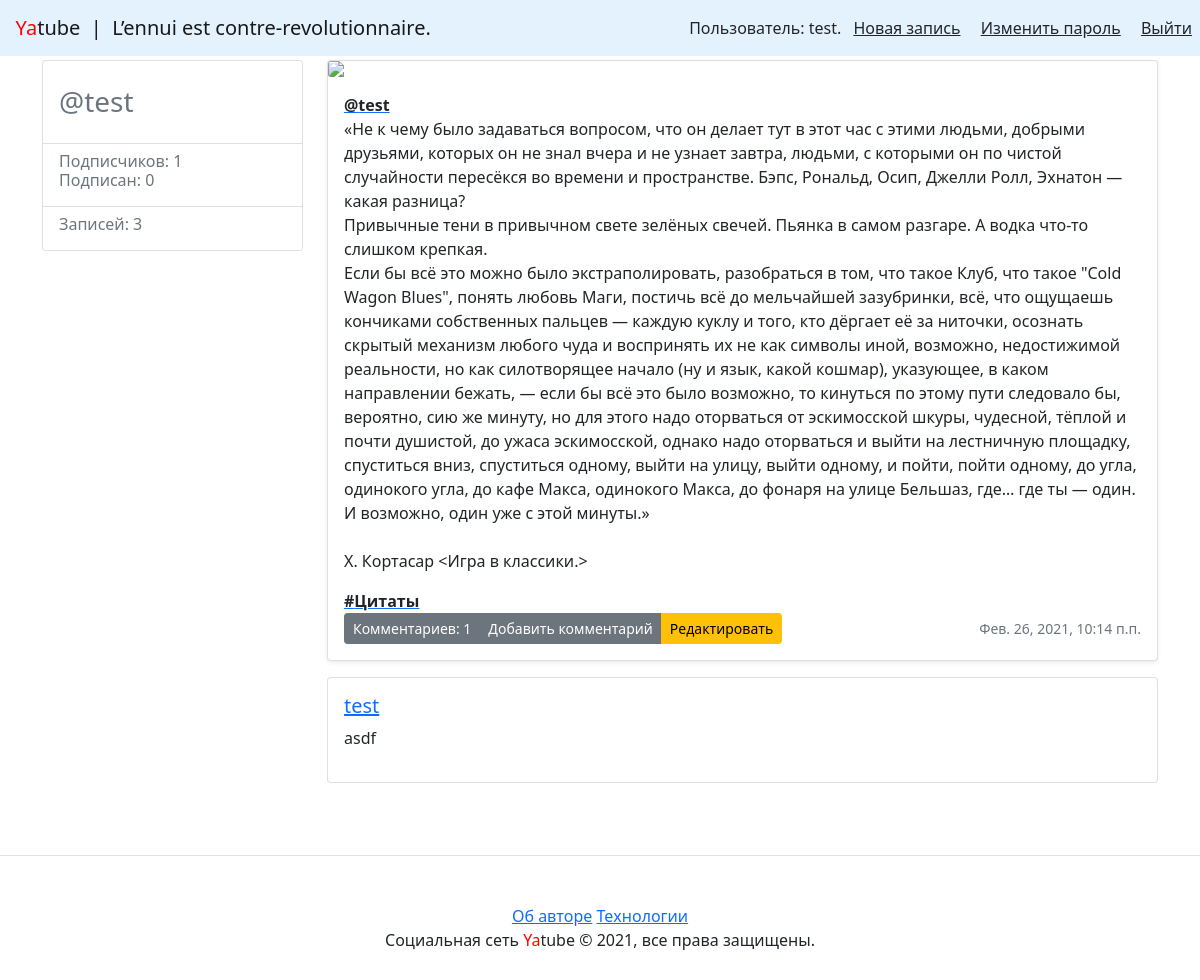
Screenshot of /test/3/ (signed in) with the database file from the repository.
### posts/models.py (models this page shows, shortened)
class Post(models.Model):
    text = models.TextField(verbose_name="Текст поста",
                            help_text="Напишите текст поста")
    pub_date = models.DateTimeField(verbose_name="дата публикации",
                                    auto_now_add=True)
    author = models.ForeignKey(User,
                               on_delete=models.CASCADE,
                               related_name="posts")
    group = models.ForeignKey(Group,
                              verbose_name="Группа",
                              help_text="Выберите группу",
                              on_delete=models.SET_NULL,
                              blank=True, null=True, related_name="posts")
    image = models.ImageField(upload_to="posts/", blank=True, null=True)
    class Meta:
        ordering = ("-pub_date",)

class Group(models.Model):
    title = models.CharField(max_length=200,
                             blank=True,
                             null=True)
    slug = models.SlugField(unique=True)
    description = models.TextField()

class Comment(models.Model):
    text = models.TextField(verbose_name="Комментарий",
                            help_text="Напишите комментарий")
    created = models.DateTimeField(verbose_name="дата публикации",
                                   auto_now_add=True)
    author = models.ForeignKey(User,
                               on_delete=models.CASCADE,
                               related_name="comments")
    post = models.ForeignKey(Post,
                             on_delete=models.SET_NULL,
                             blank=True, null=True, related_name="comments")
    class Meta:
        ordering = ("-created",)

### posts/views.py (the view)
# urls.py: path("<str:username>/<int:post_id>/", views.post_view, name="post"),
def post_view(request, username, post_id):
    author = get_object_or_404(User, username=username)
    post = get_object_or_404(Post, pk=post_id, author__username=username)
    comment_list = post.comments.all()
    form = CommentForm(request.POST or None)
    following = False
    if request.user.is_authenticated:
        follower_list = request.user.follower.values_list("author_id",
                                                          flat=True)
        if author.id in follower_list:
            following = True
    return render(
        request,
        "post.html",
        {
            "post": post,
            "author": post.author,
            "comments": comment_list,
            "form": form,
            "following": following,
        }
    )

### templates/post.html
{% extends "base.html" %}
{% block content %}
<main role="main" class="container">
    <div class="row">
            {% include "includes/author_id.html" %}
            <div class="col-md-9">
                {% include "includes/post_item.html" with post=post view=True %}
                {% include "includes/comments_list.html" %}
            </div>
    </div>
</main>
{% endblock %}

### templates/includes/nav.html
<nav class="navbar navbar-light" style="background-color: #e3f2fd;">
    <a class="navbar-brand" href="{% url 'index' %}"><span style="color:red">   Ya</span>tube  |  L’ennui est contre-revolutionnaire.</a>
    <nav class="my-2 my-md-0 mr-md-3">
        {% if user.is_authenticated %}
            Пользователь: {{ user.username }}.
            <a class="p-2 text-dark" href="{% url 'new_post' %}">Новая запись</a>
            <a class="p-2 text-dark" href="{% url 'password_change' %}">Изменить пароль</a>
            <a class="p-2 text-dark" href="{% url 'logout' %}">Выйти</a>
        {% else %}
            <a class="p-2 text-dark" href="{% url 'login' %}">Войти</a> |
            <a class="p-2 text-dark" href="{% url 'signup' %}">Регистрация</a>
        {% endif %}
    </nav>
</nav>

### templates/includes/author_id.html (shortened to what this page needs)
<div class="col-md-3 mb-3 mt-1">
        <div class="card">
                <div class="card-body">
                        <div class="h3 text-muted">
                            @{{ author.username }}
                        </div>
                </div>
                <ul class="list-group list-group-flush">
                        <li class="list-group-item">
                                <div class="h6 text-muted">
                                Подписчиков: {{ author.following.count }} <br />
                                Подписан: {{ author.follower.count }}
                                </div>
                        </li>
                        <li class="list-group-item">
                                <div class="h6 text-muted">
                                    Записей: {{ author.posts.count }}
                                </div>
                        </li>
                </ul>
        </div>
</div>

### templates/includes/post_item.html (shortened to what this page needs)
<div class="card mb-3 mt-1 shadow-sm">
  {% load thumbnail %}
    {% if view %}
      {% thumbnail post.image "1100" crop="center" upscale=True as im %}
  <img class="card-img" src="{{ im.url }}" />
      {% endthumbnail %}
    {% endif %}
  <div class="card-body">
    <p class="card-text">
      <a name="post_{{ post.id }}" href="{% url 'profile' post.author.username %}">
        <strong class="d-block text-dark">@{{ post.author }}</strong>
      </a>
      {{ post.text|linebreaksbr }}
    </p>
    {% if post.group %}
    <a class="card-link muted" href="{% url 'group' post.group.slug %}">
      <strong class="d-block text-dark">#{{ post.group.title }}</strong>
    </a>
    {% endif %}
    <div class="d-flex justify-content-between align-items-center">
      <div class="btn-group btn-group-toggle">
        {% if post.comments.exists %}
        <a class="btn btn-sm btn-secondary" href="{% url 'post' post.author.username post.id %}" role="button">
          Комментариев: {{ post.comments.count }}
        {% endif %}
        <a class="btn btn-sm btn-secondary" href="{% url 'add_comment' post.author.username post.id %}" role="button">
          Добавить комментарий
        </a>
        {% if user == post.author %}
        <a class="btn btn-sm btn-warning" href="{% url 'post_edit' post.author.username post.id %}" role="button">
          Редактировать
        </a>
        {% endif %}
      </div>
      <small class="text-muted">{{ post.pub_date }}</small>
    </div>
  </div>
</div>

### templates/includes/comments_list.html
{% for item in comments %}
<div class="media card mb-4">
    <div class="media-body card-body">
        <h5 class="mt-0">
            <a href="{% url 'profile' item.author.username %}"
               name="comment_{{ item.id }}">
                {{ item.author.username }}
            </a>
        </h5>
        <p>{{ item.text | linebreaksbr }}</p>
    </div>
</div>
{% endfor %}

### rows the page displays
Post: author "test", text "«He к чему было задаваться вопросом, что он делает тут в этот час с этими людьми, добрыми друзьями, которых он не знал вчера и не узнает завтра, людьми, с которыми он по чистой случайности пересёкся во времени и пространстве. Бэпс, Рональд, Осип, Джелли Ролл, Эхнатон — какая разница? Привычные тени в привычном свете зелёных свечей. Пьянка в самом разгаре. А водка что-то слишком крепкая. Если бы всё это можно было экстраполировать, разобраться в том, что такое Клуб, что такое \"Cold Wagon Blues\", понять любовь Маги, постичь всё до мельчайшей зазубринки, всё, что ощущаешь кончиками собственных пальцев — каждую куклу и того, кто дёргает её за ниточки, осознать скрытый механизм любого чуда и…", group "Цитаты", comments.count "1", pub_date "Фев. 26, 2021, 10:14 п.п."
Comment: author.username "test", text "asdf"

### other values shown
{{ user.username }} "test"
{{ author.username }} "test"
{{ author.following.count }} "1"
{{ author.follower.count }} "0"
{{ author.posts.count }} "3"
